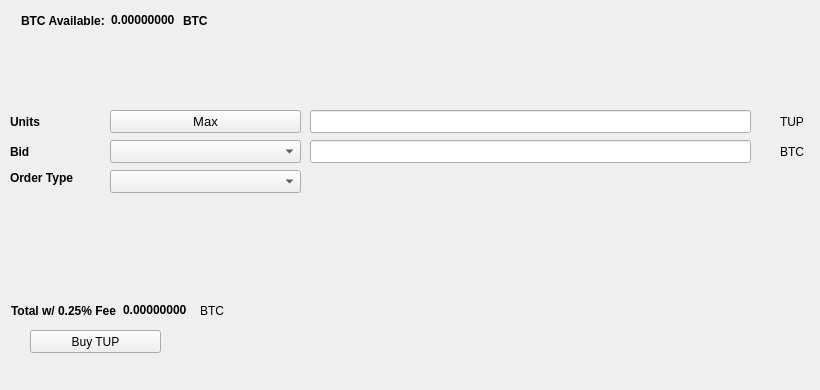
   <widget class="QWidget" name="BuyTab">
    <attribute name="title">
     <string>Buy</string>
    </attribute>
    <widget class="QPushButton" name="BuyTUP">
     <property name="geometry">
      <rect>
       <x>30</x>
       <y>330</y>
       <width>131</width>
       <height>23</height>
      </rect>
     </property>
     <property name="text">
      <string>Buy TUP</string>
     </property>
     <property name="icon">
      <iconset resource="../tenup.qrc">
       <normaloff>:/icons/bitcoin</normaloff>:/icons/bitcoin</iconset>
     </property>
    </widget>
    <widget class="QLabel" name="label_3">
     <property name="geometry">
      <rect>
       <x>10</x>
       <y>110</y>
       <width>46</width>
       <height>23</height>
      </rect>
     </property>
     <property name="font">
      <font>
       <weight>75</weight>
       <bold>true</bold>
      </font>
     </property>
     <property name="text">
      <string>Units</string>
     </property>
    </widget>
    <widget class="QLineEdit" name="UnitsInput">
     <property name="geometry">
      <rect>
       <x>310</x>
       <y>110</y>
       <width>441</width>
       <height>23</height>
      </rect>
     </property>
     <property name="font">
      <font>
       <pointsize>9</pointsize>
       <weight>75</weight>
       <bold>true</bold>
      </font>
     </property>
    </widget>
    <widget class="QLineEdit" name="BuyBidPriceEdit">
     <property name="geometry">
      <rect>
       <x>310</x>
       <y>140</y>
       <width>441</width>
       <height>23</height>
      </rect>
     </property>
     <property name="font">
      <font>
       <pointsize>9</pointsize>
       <weight>75</weight>
       <bold>true</bold>
      </font>
     </property>
    </widget>
    <widget class="QLabel" name="label_4">
     <property name="geometry">
      <rect>
       <x>780</x>
       <y>110</y>
       <width>31</width>
       <height>23</height>
      </rect>
     </property>
     <property name="text">
      <string>TUP</string>
     </property>
    </widget>
    <widget class="QLabel" name="label_5">
     <property name="geometry">
      <rect>
       <x>780</x>
       <y>140</y>
       <width>31</width>
       <height>23</height>
      </rect>
     </property>
     <property name="text">
      <string>BTC</string>
     </property>
    </widget>
    <widget class="QLabel" name="label_6">
     <property name="geometry">
      <rect>
       <x>10</x>
       <y>140</y>
       <width>46</width>
       <height>23</height>
      </rect>
     </property>
     <property name="font">
      <font>
       <weight>75</weight>
       <bold>true</bold>
      </font>
     </property>
     <property name="text">
      <string>Bid</string>
     </property>
    </widget>
    <widget class="QLabel" name="label_7">
     <property name="geometry">
      <rect>
       <x>10</x>
       <y>170</y>
       <width>91</width>
       <height>16</height>
      </rect>
     </property>
     <property name="font">
      <font>
       <weight>75</weight>
       <bold>true</bold>
      </font>
     </property>
     <property name="text">
      <string>Order Type</string>
     </property>
    </widget>
    <widget class="QPushButton" name="Buy_Max_Amount">
     <property name="geometry">
      <rect>
       <x>110</x>
       <y>110</y>
       <width>191</width>
       <height>23</height>
      </rect>
     </property>
     <property name="font">
      <font>
       <pointsize>10</pointsize>
      </font>
     </property>
     <property name="text">
      <string>Max</string>
     </property>
    </widget>
    <widget class="QComboBox" name="BuyBidcomboBox">
     <property name="geometry">
      <rect>
       <x>110</x>
       <y>140</y>
       <width>191</width>
       <height>23</height>
      </rect>
     </property>
     <property name="font">
      <font>
       <pointsize>10</pointsize>
      </font>
     </property>
    </widget>
    <widget class="QComboBox" name="buyOrdertypeCombo">
     <property name="geometry">
      <rect>
       <x>110</x>
       <y>170</y>
       <width>191</width>
       <height>23</height>
      </rect>
     </property>
     <property name="font">
      <font>
       <pointsize>10</pointsize>
      </font>
     </property>
    </widget>
    <widget class="QWidget" name="layoutWidget1">
     <property name="geometry">
      <rect>
       <x>21</x>
       <y>11</y>
       <width>227</width>
       <height>19</height>
      </rect>
     </property>
     <layout class="QHBoxLayout" name="horizontalLayout_3">
      <item>
       <widget class="QLabel" name="label232">
        <property name="font">
         <font>
          <weight>75</weight>
          <bold>true</bold>
         </font>
        </property>
        <property name="text">
         <string>BTC Available:</string>
        </property>
       </widget>
      </item>
      <item>
       <widget class="QLabel" name="BtcAvailableLbl">
        <property name="palette">
         <palette>
          <active>
           <colorrole role="WindowText">
            <brush brushstyle="SolidPattern">
             <color alpha="255">
              <red>0</red>
              <green>0</green>
              <blue>0</blue>
             </color>
            </brush>
           </colorrole>
           <colorrole role="Button">
            <brush brushstyle="SolidPattern">
             <color alpha="255">
              <red>0</red>
              <green>170</green>
              <blue>0</blue>
             </color>
            </brush>
           </colorrole>
           <colorrole role="Light">
            <brush brushstyle="SolidPattern">
             <color alpha="255">
              <red>0</red>
              <green>255</green>
              <blue>0</blue>
             </color>
            </brush>
           </colorrole>
           <colorrole role="Midlight">
            <brush brushstyle="SolidPattern">
             <color alpha="255">
              <red>0</red>
              <green>212</green>
              <blue>0</blue>
             </color>
            </brush>
           </colorrole>
           <colorrole role="Dark">
            <brush brushstyle="SolidPattern">
             <color alpha="255">
              <red>0</red>
              <green>85</green>
              <blue>0</blue>
             </color>
            </brush>
           </colorrole>
           <colorrole role="Mid">
            <brush brushstyle="SolidPattern">
             <color alpha="255">
              <red>0</red>
              <green>113</green>
              <blue>0</blue>
             </color>
            </brush>
           </colorrole>
           <colorrole role="Text">
            <brush brushstyle="SolidPattern">
             <color alpha="255">
              <red>0</red>
              <green>170</green>
              <blue>0</blue>
             </color>
            </brush>
           </colorrole>
           <colorrole role="BrightText">
            <brush brushstyle="SolidPattern">
             <color alpha="255">
              <red>255</red>
              <green>255</green>
              <blue>255</blue>
             </color>
            </brush>
           </colorrole>
           <colorrole role="ButtonText">
            <brush brushstyle="SolidPattern">
             <color alpha="255">
              <red>0</red>
              <green>0</green>
              <blue>0</blue>
             </color>
            </brush>
           </colorrole>
           <colorrole role="Base">
            <brush brushstyle="SolidPattern">
             <color alpha="255">
              <red>255</red>
              <green>255</green>
              <blue>255</blue>
             </color>
            </brush>
           </colorrole>
           <colorrole role="Window">
            <brush brushstyle="SolidPattern">
             <color alpha="255">
              <red>0</red>
              <green>170</green>
              <blue>0</blue>
             </color>
            </brush>
           </colorrole>
           <colorrole role="Shadow">
            <brush brushstyle="SolidPattern">
             <color alpha="255">
              <red>0</red>
              <green>0</green>
              <blue>0</blue>
             </color>
            </brush>
           </colorrole>
           <colorrole role="AlternateBase">
            <brush brushstyle="SolidPattern">
             <color alpha="255">
              <red>127</red>
              <green>212</green>
              <blue>127</blue>
             </color>
            </brush>
           </colorrole>
           <colorrole role="ToolTipBase">
            <brush brushstyle="SolidPattern">
             <color alpha="255">
              <red>255</red>
              <green>255</green>
              <blue>220</blue>
             </color>
            </brush>
           </colorrole>
           <colorrole role="ToolTipText">
            <brush brushstyle="SolidPattern">
             <color alpha="255">
              <red>0</red>
              <green>0</green>
              <blue>0</blue>
             </color>
            </brush>
           </colorrole>
          </active>
          <inactive>
           <colorrole role="WindowText">
            <brush brushstyle="SolidPattern">
             <color alpha="255">
              <red>0</red>
              <green>0</green>
              <blue>0</blue>
             </color>
            </brush>
           </colorrole>
           <colorrole role="Button">
            <brush brushstyle="SolidPattern">
             <color alpha="255">
              <red>0</red>
              <green>170</green>
              <blue>0</blue>
             </color>
            </brush>
           </colorrole>
           <colorrole role="Light">
            <brush brushstyle="SolidPattern">
             <color alpha="255">
              <red>0</red>
              <green>255</green>
              <blue>0</blue>
             </color>
            </brush>
           </colorrole>
           <colorrole role="Midlight">
            <brush brushstyle="SolidPattern">
             <color alpha="255">
              <red>0</red>
              <green>212</green>
              <blue>0</blue>
             </color>
            </brush>
           </colorrole>
           <colorrole role="Dark">
            <brush brushstyle="SolidPattern">
             <color alpha="255">
              <red>0</red>
              <green>85</green>
              <blue>0</blue>
             </color>
            </brush>
           </colorrole>
           <colorrole role="Mid">
            <brush brushstyle="SolidPattern">
             <color alpha="255">
              <red>0</red>
              <green>113</green>
              <blue>0</blue>
             </color>
            </brush>
           </colorrole>
           <colorrole role="Text">
            <brush brushstyle="SolidPattern">
             <color alpha="255">
              <red>0</red>
              <green>170</green>
              <blue>0</blue>
             </color>
            </brush>
           </colorrole>
           <colorrole role="BrightText">
            <brush brushstyle="SolidPattern">
             <color alpha="255">
              <red>255</red>
              <green>255</green>
              <blue>255</blue>
             </color>
            </brush>
           </colorrole>
           <colorrole role="ButtonText">
            <brush brushstyle="SolidPattern">
             <color alpha="255">
              <red>0</red>
              <green>0</green>
              <blue>0</blue>
             </color>
            </brush>
           </colorrole>
           <colorrole role="Base">
            <brush brushstyle="SolidPattern">
             <color alpha="255">
              <red>255</red>
              <green>255</green>
              <blue>255</blue>
             </color>
            </brush>
           </colorrole>
           <colorrole role="Window">
            <brush brushstyle="SolidPattern">
             <color alpha="255">
              <red>0</red>
              <green>170</green>
              <blue>0</blue>
             </color>
            </brush>
           </colorrole>
           <colorrole role="Shadow">
            <brush brushstyle="SolidPattern">
             <color alpha="255">
              <red>0</red>
              <green>0</green>
              <blue>0</blue>
             </color>
            </brush>
           </colorrole>
           <colorrole role="AlternateBase">
            <brush brushstyle="SolidPattern">
             <color alpha="255">
              <red>127</red>
              <green>212</green>
              <blue>127</blue>
             </color>
            </brush>
           </colorrole>
           <colorrole role="ToolTipBase">
            <brush brushstyle="SolidPattern">
             <color alpha="255">
              <red>255</red>
              <green>255</green>
              <blue>220</blue>
             </color>
            </brush>
           </colorrole>
           <colorrole role="ToolTipText">
            <brush brushstyle="SolidPattern">
             <color alpha="255">
              <red>0</red>
              <green>0</green>
              <blue>0</blue>
             </color>
            </brush>
           </colorrole>
          </inactive>
          <disabled>
           <colorrole role="WindowText">
            <brush brushstyle="SolidPattern">
             <color alpha="255">
              <red>0</red>
              <green>85</green>
              <blue>0</blue>
             </color>
            </brush>
           </colorrole>
           <colorrole role="Button">
            <brush brushstyle="SolidPattern">
             <color alpha="255">
              <red>0</red>
              <green>170</green>
              <blue>0</blue>
             </color>
            </brush>
           </colorrole>
           <colorrole role="Light">
            <brush brushstyle="SolidPattern">
             <color alpha="255">
              <red>0</red>
              <green>255</green>
              <blue>0</blue>
             </color>
            </brush>
           </colorrole>
           <colorrole role="Midlight">
            <brush brushstyle="SolidPattern">
             <color alpha="255">
              <red>0</red>
              <green>212</green>
              <blue>0</blue>
             </color>
            </brush>
           </colorrole>
           <colorrole role="Dark">
            <brush brushstyle="SolidPattern">
             <color alpha="255">
              <red>0</red>
              <green>85</green>
              <blue>0</blue>
             </color>
            </brush>
           </colorrole>
           <colorrole role="Mid">
            <brush brushstyle="SolidPattern">
             <color alpha="255">
              <red>0</red>
              <green>113</green>
              <blue>0</blue>
             </color>
            </brush>
           </colorrole>
           <colorrole role="Text">
            <brush brushstyle="SolidPattern">
             <color alpha="255">
              <red>0</red>
              <green>85</green>
              <blue>0</blue>
             </color>
            </brush>
           </colorrole>
           <colorrole role="BrightText">
            <brush brushstyle="SolidPattern">
             <color alpha="255">
              <red>255</red>
              <green>255</green>
              <blue>255</blue>
             </color>
            </brush>
           </colorrole>
           <colorrole role="ButtonText">
            <brush brushstyle="SolidPattern">
             <color alpha="255">
              <red>0</red>
              <green>85</green>
              <blue>0</blue>
             </color>
            </brush>
           </colorrole>
           <colorrole role="Base">
            <brush brushstyle="SolidPattern">
             <color alpha="255">
              <red>0</red>
              <green>170</green>
              <blue>0</blue>
             </color>
            </brush>
           </colorrole>
           <colorrole role="Window">
            <brush brushstyle="SolidPattern">
             <color alpha="255">
              <red>0</red>
              <green>170</green>
              <blue>0</blue>
             </color>
            </brush>
           </colorrole>
           <colorrole role="Shadow">
            <brush brushstyle="SolidPattern">
             <color alpha="255">
              <red>0</red>
              <green>0</green>
              <blue>0</blue>
             </color>
            </brush>
           </colorrole>
           <colorrole role="AlternateBase">
            <brush brushstyle="SolidPattern">
             <color alpha="255">
              <red>0</red>
              <green>170</green>
              <blue>0</blue>
             </color>
            </brush>
           </colorrole>
           <colorrole role="ToolTipBase">
            <brush brushstyle="SolidPattern">
             <color alpha="255">
              <red>255</red>
              <green>255</green>
              <blue>220</blue>
             </color>
            </brush>
           </colorrole>
           <colorrole role="ToolTipText">
            <brush brushstyle="SolidPattern">
             <color alpha="255">
              <red>0</red>
              <green>0</green>
              <blue>0</blue>
             </color>
            </brush>
           </colorrole>
          </disabled>
         </palette>
        </property>
        <property name="font">
         <font>
          <weight>75</weight>
          <bold>true</bold>
         </font>
        </property>
        <property name="text">
         <string>0.00000000</string>
        </property>
        <property name="textInteractionFlags">
         <set>Qt::LinksAccessibleByMouse|Qt::TextSelectableByKeyboard|Qt::TextSelectableByMouse</set>
        </property>
       </widget>
      </item>
      <item>
       <widget class="QLabel" name="BtcAvailableLbl_2">
        <property name="font">
         <font>
          <weight>75</weight>
          <bold>true</bold>
         </font>
        </property>
        <property name="text">
         <string>BTC</string>
        </property>
       </widget>
      </item>
     </layout>
    </widget>
    <widget class="QWidget" name="layoutWidge2">
     <property name="geometry">
      <rect>
       <x>11</x>
       <y>301</y>
       <width>259</width>
       <height>19</height>
      </rect>
     </property>
     <layout class="QHBoxLayout" name="horizontalLayout_4">
      <item>
       <widget class="QLabel" name="label_9">
        <property name="font">
         <font>
          <weight>75</weight>
          <bold>true</bold>
         </font>
        </property>
        <property name="text">
         <string>Total w/ 0.25% Fee</string>
        </property>
       </widget>
      </item>
      <item>
       <widget class="QLabel" name="BuyCostLabel">
        <property name="palette">
         <palette>
          <active>
           <colorrole role="WindowText">
            <brush brushstyle="SolidPattern">
             <color alpha="255">
              <red>0</red>
              <green>0</green>
              <blue>0</blue>
             </color>
            </brush>
           </colorrole>
           <colorrole role="Button">
            <brush brushstyle="SolidPattern">
             <color alpha="255">
              <red>0</red>
              <green>170</green>
              <blue>0</blue>
             </color>
            </brush>
           </colorrole>
           <colorrole role="Light">
            <brush brushstyle="SolidPattern">
             <color alpha="255">
              <red>0</red>
              <green>255</green>
              <blue>0</blue>
             </color>
            </brush>
           </colorrole>
           <colorrole role="Midlight">
            <brush brushstyle="SolidPattern">
             <color alpha="255">
              <red>0</red>
              <green>212</green>
              <blue>0</blue>
             </color>
            </brush>
           </colorrole>
           <colorrole role="Dark">
            <brush brushstyle="SolidPattern">
             <color alpha="255">
              <red>0</red>
              <green>85</green>
              <blue>0</blue>
             </color>
            </brush>
           </colorrole>
           <colorrole role="Mid">
            <brush brushstyle="SolidPattern">
             <color alpha="255">
              <red>0</red>
              <green>113</green>
              <blue>0</blue>
             </color>
            </brush>
           </colorrole>
           <colorrole role="Text">
            <brush brushstyle="SolidPattern">
             <color alpha="255">
              <red>0</red>
              <green>170</green>
              <blue>0</blue>
             </color>
            </brush>
           </colorrole>
           <colorrole role="BrightText">
            <brush brushstyle="SolidPattern">
             <color alpha="255">
              <red>255</red>
              <green>255</green>
              <blue>255</blue>
             </color>
            </brush>
           </colorrole>
           <colorrole role="ButtonText">
            <brush brushstyle="SolidPattern">
             <color alpha="255">
              <red>0</red>
              <green>0</green>
              <blue>0</blue>
             </color>
            </brush>
           </colorrole>
           <colorrole role="Base">
            <brush brushstyle="SolidPattern">
             <color alpha="255">
              <red>255</red>
              <green>255</green>
              <blue>255</blue>
             </color>
            </brush>
           </colorrole>
           <colorrole role="Window">
            <brush brushstyle="SolidPattern">
             <color alpha="255">
              <red>0</red>
              <green>170</green>
              <blue>0</blue>
             </color>
            </brush>
           </colorrole>
           <colorrole role="Shadow">
            <brush brushstyle="SolidPattern">
             <color alpha="255">
              <red>0</red>
              <green>0</green>
              <blue>0</blue>
             </color>
            </brush>
           </colorrole>
           <colorrole role="AlternateBase">
            <brush brushstyle="SolidPattern">
             <color alpha="255">
              <red>127</red>
              <green>212</green>
              <blue>127</blue>
             </color>
            </brush>
           </colorrole>
           <colorrole role="ToolTipBase">
            <brush brushstyle="SolidPattern">
             <color alpha="255">
              <red>255</red>
              <green>255</green>
              <blue>220</blue>
             </color>
            </brush>
           </colorrole>
           <colorrole role="ToolTipText">
            <brush brushstyle="SolidPattern">
             <color alpha="255">
              <red>0</red>
              <green>0</green>
              <blue>0</blue>
             </color>
            </brush>
           </colorrole>
          </active>
          <inactive>
           <colorrole role="WindowText">
            <brush brushstyle="SolidPattern">
             <color alpha="255">
              <red>0</red>
              <green>0</green>
              <blue>0</blue>
             </color>
            </brush>
           </colorrole>
           <colorrole role="Button">
            <brush brushstyle="SolidPattern">
             <color alpha="255">
              <red>0</red>
              <green>170</green>
              <blue>0</blue>
             </color>
            </brush>
           </colorrole>
           <colorrole role="Light">
            <brush brushstyle="SolidPattern">
             <color alpha="255">
              <red>0</red>
              <green>255</green>
              <blue>0</blue>
             </color>
            </brush>
           </colorrole>
           <colorrole role="Midlight">
            <brush brushstyle="SolidPattern">
             <color alpha="255">
              <red>0</red>
              <green>212</green>
              <blue>0</blue>
             </color>
            </brush>
           </colorrole>
           <colorrole role="Dark">
            <brush brushstyle="SolidPattern">
             <color alpha="255">
              <red>0</red>
              <green>85</green>
              <blue>0</blue>
             </color>
            </brush>
           </colorrole>
           <colorrole role="Mid">
            <brush brushstyle="SolidPattern">
             <color alpha="255">
              <red>0</red>
              <green>113</green>
              <blue>0</blue>
             </color>
            </brush>
           </colorrole>
           <colorrole role="Text">
            <brush brushstyle="SolidPattern">
             <color alpha="255">
              <red>0</red>
              <green>170</green>
              <blue>0</blue>
             </color>
            </brush>
           </colorrole>
           <colorrole role="BrightText">
            <brush brushstyle="SolidPattern">
             <color alpha="255">
              <red>255</red>
              <green>255</green>
              <blue>255</blue>
             </color>
            </brush>
           </colorrole>
           <colorrole role="ButtonText">
            <brush brushstyle="SolidPattern">
             <color alpha="255">
              <red>0</red>
              <green>0</green>
              <blue>0</blue>
             </color>
            </brush>
           </colorrole>
           <colorrole role="Base">
            <brush brushstyle="SolidPattern">
             <color alpha="255">
              <red>255</red>
              <green>255</green>
              <blue>255</blue>
             </color>
            </brush>
           </colorrole>
           <colorrole role="Window">
            <brush brushstyle="SolidPattern">
             <color alpha="255">
              <red>0</red>
              <green>170</green>
              <blue>0</blue>
             </color>
            </brush>
           </colorrole>
           <colorrole role="Shadow">
            <brush brushstyle="SolidPattern">
             <color alpha="255">
              <red>0</red>
              <green>0</green>
              <blue>0</blue>
             </color>
            </brush>
           </colorrole>
           <colorrole role="AlternateBase">
            <brush brushstyle="SolidPattern">
             <color alpha="255">
              <red>127</red>
              <green>212</green>
              <blue>127</blue>
             </color>
            </brush>
           </colorrole>
           <colorrole role="ToolTipBase">
            <brush brushstyle="SolidPattern">
             <color alpha="255">
              <red>255</red>
              <green>255</green>
              <blue>220</blue>
             </color>
            </brush>
           </colorrole>
           <colorrole role="ToolTipText">
            <brush brushstyle="SolidPattern">
             <color alpha="255">
              <red>0</red>
              <green>0</green>
              <blue>0</blue>
             </color>
            </brush>
           </colorrole>
          </inactive>
          <disabled>
           <colorrole role="WindowText">
            <brush brushstyle="SolidPattern">
             <color alpha="255">
              <red>0</red>
              <green>85</green>
              <blue>0</blue>
             </color>
            </brush>
           </colorrole>
           <colorrole role="Button">
            <brush brushstyle="SolidPattern">
             <color alpha="255">
              <red>0</red>
              <green>170</green>
              <blue>0</blue>
             </color>
            </brush>
           </colorrole>
           <colorrole role="Light">
            <brush brushstyle="SolidPattern">
             <color alpha="255">
              <red>0</red>
              <green>255</green>
              <blue>0</blue>
             </color>
            </brush>
           </colorrole>
           <colorrole role="Midlight">
            <brush brushstyle="SolidPattern">
             <color alpha="255">
              <red>0</red>
              <green>212</green>
              <blue>0</blue>
             </color>
            </brush>
           </colorrole>
           <colorrole role="Dark">
            <brush brushstyle="SolidPattern">
             <color alpha="255">
              <red>0</red>
              <green>85</green>
              <blue>0</blue>
             </color>
            </brush>
           </colorrole>
           <colorrole role="Mid">
            <brush brushstyle="SolidPattern">
             <color alpha="255">
              <red>0</red>
              <green>113</green>
              <blue>0</blue>
             </color>
            </brush>
           </colorrole>
           <colorrole role="Text">
            <brush brushstyle="SolidPattern">
             <color alpha="255">
              <red>0</red>
              <green>85</green>
              <blue>0</blue>
             </color>
            </brush>
           </colorrole>
           <colorrole role="BrightText">
            <brush brushstyle="SolidPattern">
             <color alpha="255">
              <red>255</red>
              <green>255</green>
              <blue>255</blue>
             </color>
            </brush>
           </colorrole>
           <colorrole role="ButtonText">
            <brush brushstyle="SolidPattern">
             <color alpha="255">
              <red>0</red>
              <green>85</green>
              <blue>0</blue>
             </color>
            </brush>
           </colorrole>
           <colorrole role="Base">
            <brush brushstyle="SolidPattern">
             <color alpha="255">
              <red>0</red>
              <green>170</green>
              <blue>0</blue>
             </color>
            </brush>
           </colorrole>
           <colorrole role="Window">
            <brush brushstyle="SolidPattern">
             <color alpha="255">
              <red>0</red>
              <green>170</green>
              <blue>0</blue>
             </color>
            </brush>
           </colorrole>
           <colorrole role="Shadow">
            <brush brushstyle="SolidPattern">
             <color alpha="255">
              <red>0</red>
              <green>0</green>
              <blue>0</blue>
             </color>
            </brush>
           </colorrole>
           <colorrole role="AlternateBase">
            <brush brushstyle="SolidPattern">
             <color alpha="255">
              <red>0</red>
              <green>170</green>
              <blue>0</blue>
             </color>
            </brush>
           </colorrole>
           <colorrole role="ToolTipBase">
            <brush brushstyle="SolidPattern">
             <color alpha="255">
              <red>255</red>
              <green>255</green>
              <blue>220</blue>
             </color>
            </brush>
           </colorrole>
           <colorrole role="ToolTipText">
            <brush brushstyle="SolidPattern">
             <color alpha="255">
              <red>0</red>
              <green>0</green>
              <blue>0</blue>
             </color>
            </brush>
           </colorrole>
          </disabled>
         </palette>
        </property>
        <property name="font">
         <font>
          <weight>75</weight>
          <bold>true</bold>
         </font>
        </property>
        <property name="autoFillBackground">
         <bool>false</bool>
        </property>
        <property name="text">
         <string>0.00000000</string>
        </property>
        <property name="textInteractionFlags">
         <set>Qt::LinksAccessibleByMouse|Qt::TextSelectableByMouse</set>
        </property>
       </widget>
      </item>
      <item>
       <widget class="QLabel" name="label_10">
        <property name="font">
         <font>
          <weight>50</weight>
          <bold>false</bold>
         </font>
        </property>
        <property name="text">
         <string>BTC</string>
        </property>
       </widget>
      </item>
     </layout>
    </widget>
    <widget class="QLabel" name="label_24">
     <property name="geometry">
      <rect>
       <x>460</x>
       <y>300</y>
       <width>281</width>
       <height>81</height>
      </rect>
     </property>
     <property name="text">
      <string/>
     </property>
     <property name="pixmap">
      <pixmap>:/images/bittrex</pixmap>
     </property>
    </widget>
   </widget>
